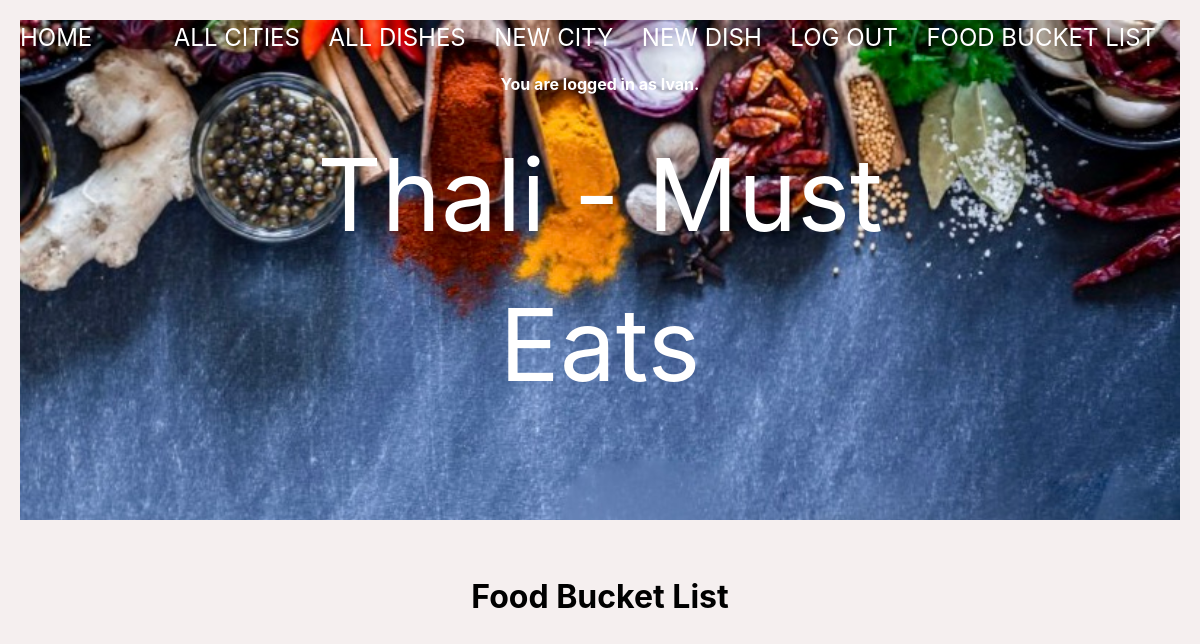
The app's page /favorites_list (signed in), older data.
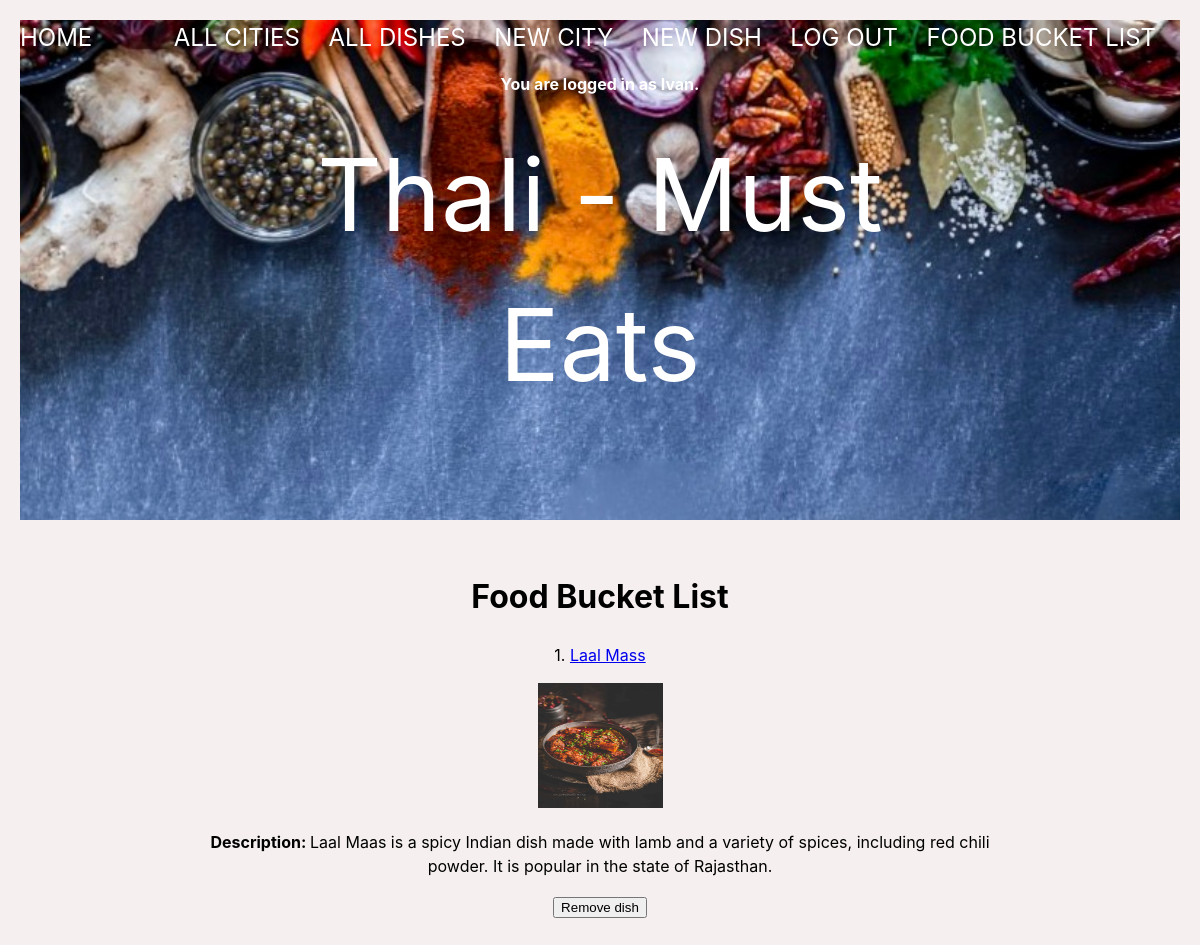
The same page, newer data.
### thali_app/models.py (models this page shows, shortened)
class Dish(db.Model):
    id = db.Column(db.Integer, primary_key=True)
    name = db.Column(db.String(80), nullable=False)
    short_desc = db.Column(db.String(250), nullable=False)
    category = db.Column(db.Enum(FoodCategory), default=FoodCategory.OTHER)
    photo_url = db.Column(URLType)
    where_to_eat = db.Column(db.String(80), nullable=False)
    rating = db.Column(db.Float, default=0)
    ratings = db.relationship('Rating', backref='dish')
    city_id = db.Column(
        db.Integer, db.ForeignKey('city.id'), nullable=False)
    city = db.relationship('City', back_populates='dishes')
    state = db.relationship('City', back_populates='dishes')
    country = db.relationship('City', back_populates='dishes')
    created_by_id = db.Column(db.Integer, db.ForeignKey('user.id'))
    created_by = db.relationship('User')
    favorites_list_dishes = db.relationship(
        'User', secondary='user_favorites_list', back_populates='favorites_list_user')

### thali_app/main/routes.py (the view)
@main.route('/favorites_list')
@login_required
def favorites_list():
    favorites_list = current_user.favorites_list_user
    return render_template('favorites_list.html', favorites_list=favorites_list)

### thali_app/extensions.py (called while the page is built)
@login_manager.user_loader
def load_user(user_id):
    return User.query.get(user_id)

### thali_app/templates/favorites_list.html
{% extends 'base.html' %}
{% block content %}
<h1>Food Bucket List</h1>
    {% for dish in favorites_list %}
        <div class="favorites-list">
            <p>{{ loop.index }}. <a href="/dish/{{ dish.id }}">{{ dish.name }}</a></p>
            <a href="/dish/{{ dish.id }}"><img src="{{ dish.photo_url }}" width="125px" height="125px"></a>
            <p><strong>Description: </strong>{{ dish.short_desc}}</p>
            <form action="/remove_from_favorites_list/{{ dish.id }}" method="post">
                <input type="submit" value="Remove dish"/>
            </form>
        </div>
    {% endfor %}
{% endblock %}

Row changes from the older to the newer data that the page shows:
now on this page (row edited): Dish: name "Laal Mass", photo_url (picture), short_desc "Laal Maas is a spicy Indian dish made with lamb and a variety of spices, including red chili powder. It is popular in the state of Rajasthan."
